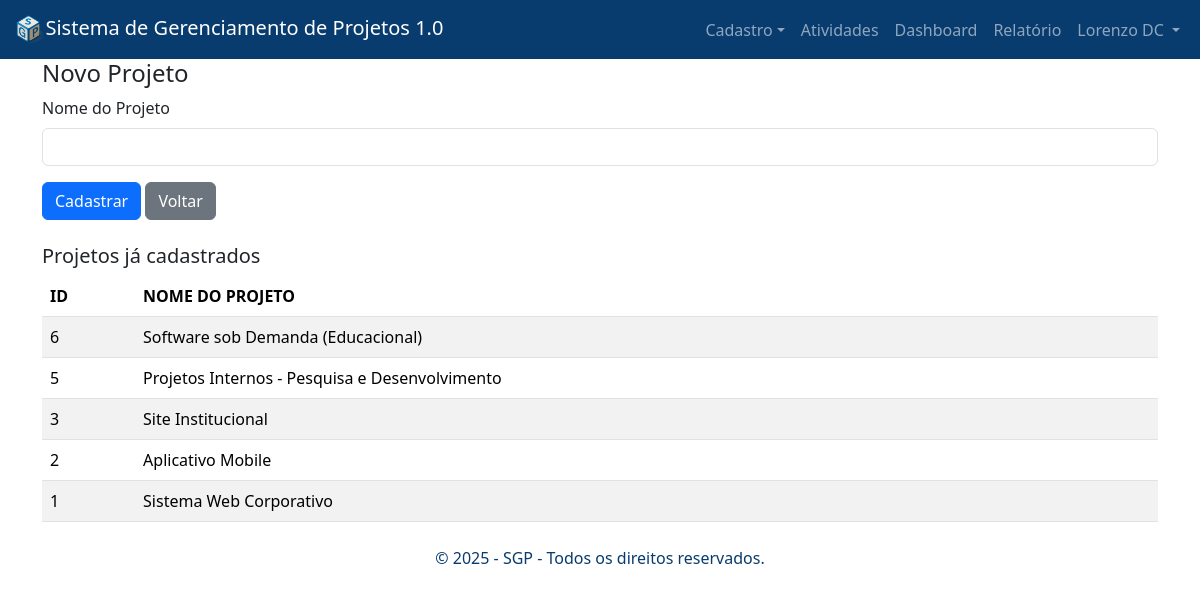
/novo_projeto.php (signed in), run on the app's committed database.
### tables this page shows
CREATE TABLE `projetos` (
  `id` int NOT NULL AUTO_INCREMENT,
  `nome` varchar(255) NOT NULL,
  `cliente_id` int DEFAULT NULL,
  PRIMARY KEY (`id`),
  KEY `fk_cliente_projeto` (`cliente_id`),
  CONSTRAINT `fk_cliente_projeto` FOREIGN KEY (`cliente_id`) REFERENCES `clientes` (`id`)
);

### novo_projeto.php (the view, shortened to what this page needs)
<?php
    require_once("header.php");
function listarProjetos() {
    require("conexao.php");
    try {
        $sql = "SELECT id, nome FROM projetos ORDER BY id DESC";
        $stmt = $pdo->query($sql);
        return $stmt->fetchAll(PDO::FETCH_ASSOC);
    } catch (Exception $e) {
        die("Erro ao buscar projetos: " . $e->getMessage());
    }
}
$projetos = listarProjetos();
?>
<h4>Novo Projeto</h4>
<form method="post" class="mb-4">
    <div class="mb-3">
        <label for="nome" class="form-label">Nome do Projeto</label>
        <input type="text" id="nome" name="nome" class="form-control" required>
    </div>
    <div class="mb-3">
        <button type="submit" class="btn btn-primary">Cadastrar</button>
        <a href="projetos.php" class="btn btn-secondary">Voltar</a>
    </div>
</form>
<h5>Projetos já cadastrados</h5>
<table class="table table-hover table-striped" id="tabela">
    <thead>
        <tr>
            <th>ID</th>
            <th>NOME DO PROJETO</th>
        </tr>
    </thead>
    <tbody>
        <?php foreach ($projetos as $p): ?>
            <tr>
                <td><?= $p['id'] ?></td>
                <td><?= htmlspecialchars($p['nome']) ?></td>
            </tr>
        <?php endforeach; ?>
    </tbody>
</table>
<?php
    require_once("footer.php");
?>

### data on the page
projetos: id "6", nome "Software sob Demanda (Educacional)"
projetos: id "5", nome "Projetos Internos - Pesquisa e Desenvolvimento"
projetos: id "3", nome "Site Institucional"
projetos: id "2", nome "Aplicativo Mobile"
projetos: id "1", nome "Sistema Web Corporativo"

### other printed values
$_SESSION['usuario'] "Lorenzo DC"
